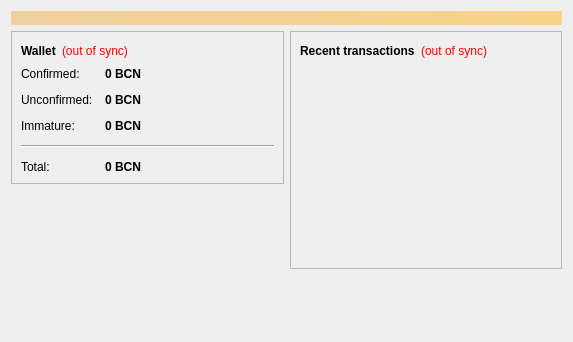
<?xml version="1.0" encoding="UTF-8"?>
<ui version="4.0">
 <class>OverviewPage</class>
 <widget class="QWidget" name="OverviewPage">
  <property name="geometry">
   <rect>
    <x>0</x>
    <y>0</y>
    <width>573</width>
    <height>342</height>
   </rect>
  </property>
  <property name="windowTitle">
   <string>Form</string>
  </property>
  <layout class="QVBoxLayout" name="topLayout">
   <item>
    <widget class="QLabel" name="labelAlerts">
     <property name="visible">
      <bool>false</bool>
     </property>
     <property name="styleSheet">
      <string notr="true">background-color: qlineargradient(x1: 0, y1: 0, x2: 1, y2: 0, stop:0 #F0D0A0, stop:1 #F8D488); color:#000000;</string>
     </property>
     <property name="wordWrap">
      <bool>true</bool>
     </property>
     <property name="margin">
      <number>3</number>
     </property>
    </widget>
   </item>
   <item>
    <layout class="QHBoxLayout" name="horizontalLayout" stretch="1,1">
     <item>
      <layout class="QVBoxLayout" name="verticalLayout_2">
       <item>
        <widget class="QFrame" name="frame">
         <property name="frameShape">
          <enum>QFrame::StyledPanel</enum>
         </property>
         <property name="frameShadow">
          <enum>QFrame::Raised</enum>
         </property>
         <layout class="QVBoxLayout" name="verticalLayout_4">
          <item>
           <layout class="QHBoxLayout" name="horizontalLayout_4">
            <item>
             <widget class="QLabel" name="label_5">
              <property name="font">
               <font>
                <weight>75</weight>
                <bold>true</bold>
               </font>
              </property>
              <property name="text">
               <string>Wallet</string>
              </property>
             </widget>
            </item>
            <item>
             <widget class="QLabel" name="labelWalletStatus">
              <property name="toolTip">
               <string>The displayed information may be out of date. Your wallet automatically synchronizes with the Bitcapitalcoin network after a connection is established, but this process has not completed yet.</string>
              </property>
              <property name="styleSheet">
               <string notr="true">QLabel { color: red; }</string>
              </property>
              <property name="text">
               <string notr="true">(out of sync)</string>
              </property>
              <property name="alignment">
               <set>Qt::AlignLeading|Qt::AlignLeft|Qt::AlignVCenter</set>
              </property>
             </widget>
            </item>
            <item>
             <spacer name="horizontalSpacer_2">
              <property name="orientation">
               <enum>Qt::Horizontal</enum>
              </property>
              <property name="sizeHint" stdset="0">
               <size>
                <width>40</width>
                <height>20</height>
               </size>
              </property>
             </spacer>
            </item>
           </layout>
          </item>
          <item>
           <layout class="QFormLayout" name="formLayout_2">
            <property name="fieldGrowthPolicy">
             <enum>QFormLayout::AllNonFixedFieldsGrow</enum>
            </property>
            <property name="horizontalSpacing">
             <number>12</number>
            </property>
            <property name="verticalSpacing">
             <number>12</number>
            </property>
            <item row="0" column="0">
             <widget class="QLabel" name="label">
              <property name="text">
               <string>Confirmed:</string>
              </property>
             </widget>
            </item>
            <item row="0" column="1">
             <widget class="QLabel" name="labelBalance">
              <property name="font">
               <font>
                <weight>75</weight>
                <bold>true</bold>
               </font>
              </property>
              <property name="cursor">
               <cursorShape>IBeamCursor</cursorShape>
              </property>
              <property name="toolTip">
               <string>Your current spendable balance</string>
              </property>
              <property name="text">
               <string notr="true">0 BCN</string>
              </property>
              <property name="textInteractionFlags">
               <set>Qt::LinksAccessibleByMouse|Qt::TextSelectableByKeyboard|Qt::TextSelectableByMouse</set>
              </property>
             </widget>
            </item>
            <item row="1" column="0">
             <widget class="QLabel" name="label_3">
              <property name="text">
               <string>Unconfirmed:</string>
              </property>
             </widget>
            </item>
            <item row="1" column="1">
             <widget class="QLabel" name="labelUnconfirmed">
              <property name="font">
               <font>
                <weight>75</weight>
                <bold>true</bold>
               </font>
              </property>
              <property name="cursor">
               <cursorShape>IBeamCursor</cursorShape>
              </property>
              <property name="toolTip">
               <string>Total of transactions that have yet to be confirmed, and do not yet count toward the spendable balance</string>
              </property>
              <property name="text">
               <string notr="true">0 BCN</string>
              </property>
              <property name="textInteractionFlags">
               <set>Qt::LinksAccessibleByMouse|Qt::TextSelectableByKeyboard|Qt::TextSelectableByMouse</set>
              </property>
             </widget>
            </item>
            <item row="2" column="0">
             <widget class="QLabel" name="labelImmatureText">
              <property name="text">
               <string>Immature:</string>
              </property>
             </widget>
            </item>
            <item row="2" column="1">
             <widget class="QLabel" name="labelImmature">
              <property name="font">
               <font>
                <weight>75</weight>
                <bold>true</bold>
               </font>
              </property>
              <property name="toolTip">
               <string>Mined balance that has not yet matured</string>
              </property>
              <property name="text">
               <string notr="true">0 BCN</string>
              </property>
              <property name="textInteractionFlags">
               <set>Qt::LinksAccessibleByMouse|Qt::TextSelectableByKeyboard|Qt::TextSelectableByMouse</set>
              </property>
             </widget>
            </item>
            <item row="4" column="0">
             <widget class="QLabel" name="labelTotalText">
              <property name="text">
               <string>Total:</string>
              </property>
             </widget>
            </item>
            <item row="4" column="1">
             <widget class="QLabel" name="labelTotal">
              <property name="font">
               <font>
                <weight>75</weight>
                <bold>true</bold>
               </font>
              </property>
              <property name="cursor">
               <cursorShape>IBeamCursor</cursorShape>
              </property>
              <property name="toolTip">
               <string>Your current total balance</string>
              </property>
              <property name="text">
               <string notr="true">0 BCN</string>
              </property>
              <property name="textInteractionFlags">
               <set>Qt::LinksAccessibleByMouse|Qt::TextSelectableByKeyboard|Qt::TextSelectableByMouse</set>
              </property>
             </widget>
            </item>
            <item row="3" column="0" colspan="2">
             <widget class="Line" name="line">
              <property name="orientation">
               <enum>Qt::Horizontal</enum>
              </property>
             </widget>
            </item>
           </layout>
          </item>
         </layout>
        </widget>
       </item>
       <item>
        <spacer name="verticalSpacer">
         <property name="orientation">
          <enum>Qt::Vertical</enum>
         </property>
         <property name="sizeHint" stdset="0">
          <size>
           <width>20</width>
           <height>40</height>
          </size>
         </property>
        </spacer>
       </item>
      </layout>
     </item>
     <item>
      <layout class="QVBoxLayout" name="verticalLayout_3">
       <item>
        <widget class="QFrame" name="frame_2">
         <property name="frameShape">
          <enum>QFrame::StyledPanel</enum>
         </property>
         <property name="frameShadow">
          <enum>QFrame::Raised</enum>
         </property>
         <layout class="QVBoxLayout" name="verticalLayout">
          <item>
           <layout class="QHBoxLayout" name="horizontalLayout_2">
            <item>
             <widget class="QLabel" name="label_4">
              <property name="text">
               <string>&lt;b&gt;Recent transactions&lt;/b&gt;</string>
              </property>
             </widget>
            </item>
            <item>
             <widget class="QLabel" name="labelTransactionsStatus">
              <property name="toolTip">
               <string>The displayed information may be out of date. Your wallet automatically synchronizes with the Bitcapitalcoin network after a connection is established, but this process has not completed yet.</string>
              </property>
              <property name="styleSheet">
               <string notr="true">QLabel { color: red; }</string>
              </property>
              <property name="text">
               <string notr="true">(out of sync)</string>
              </property>
              <property name="alignment">
               <set>Qt::AlignRight|Qt::AlignTrailing|Qt::AlignVCenter</set>
              </property>
             </widget>
            </item>
            <item>
             <spacer name="horizontalSpacer">
              <property name="orientation">
               <enum>Qt::Horizontal</enum>
              </property>
              <property name="sizeHint" stdset="0">
               <size>
                <width>40</width>
                <height>20</height>
               </size>
              </property>
             </spacer>
            </item>
           </layout>
          </item>
          <item>
           <widget class="QListView" name="listTransactions">
            <property name="styleSheet">
             <string notr="true">QListView { background: transparent; }</string>
            </property>
            <property name="frameShape">
             <enum>QFrame::NoFrame</enum>
            </property>
            <property name="verticalScrollBarPolicy">
             <enum>Qt::ScrollBarAlwaysOff</enum>
            </property>
            <property name="horizontalScrollBarPolicy">
             <enum>Qt::ScrollBarAlwaysOff</enum>
            </property>
            <property name="selectionMode">
             <enum>QAbstractItemView::NoSelection</enum>
            </property>
           </widget>
          </item>
         </layout>
        </widget>
       </item>
       <item>
        <spacer name="verticalSpacer_2">
         <property name="orientation">
          <enum>Qt::Vertical</enum>
         </property>
         <property name="sizeHint" stdset="0">
          <size>
           <width>20</width>
           <height>40</height>
          </size>
         </property>
        </spacer>
       </item>
      </layout>
     </item>
    </layout>
   </item>
  </layout>
 </widget>
 <resources/>
 <connections/>
</ui>
